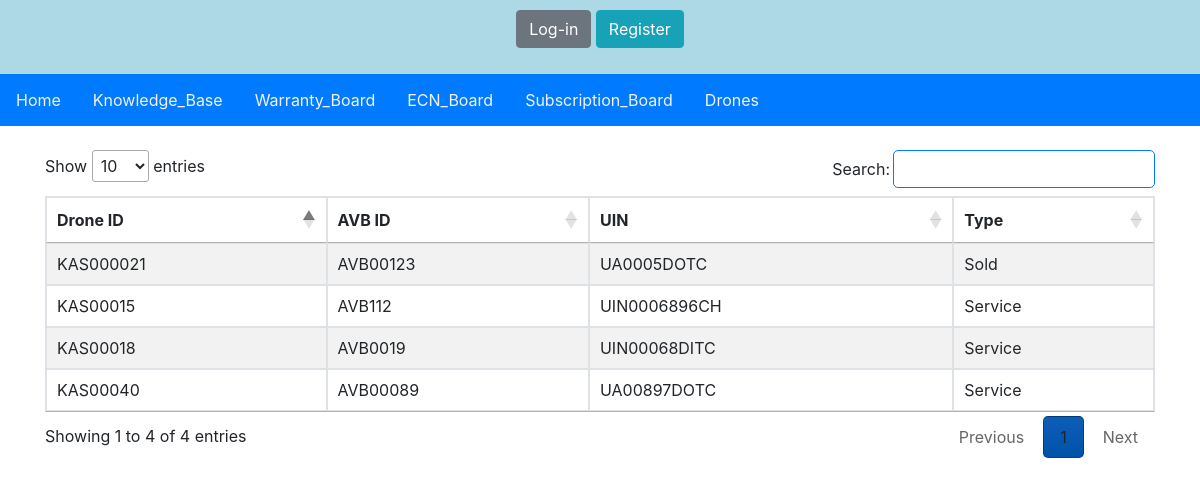
The app's page /drone/, older data.
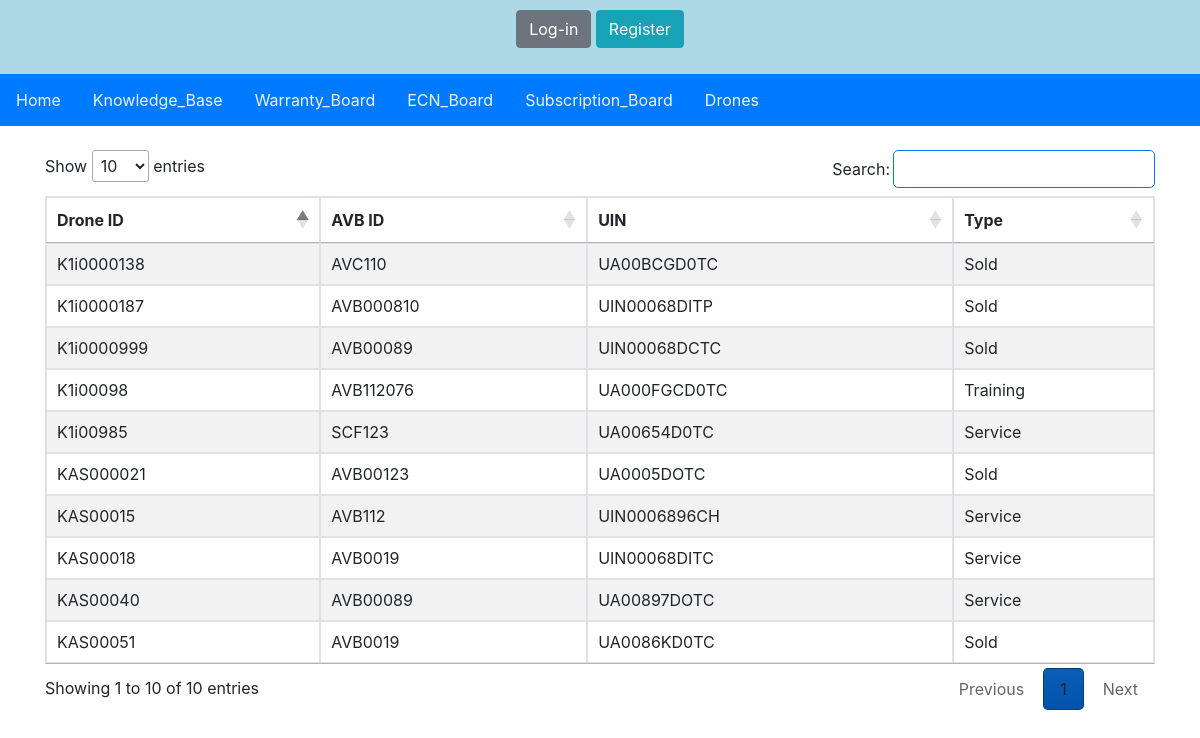
The same page, newer data.
### main/models.py (models this page shows, shortened)
class Drone(models.Model):
    id = models.AutoField(primary_key=True)
    Drone_id = models.CharField(max_length=20, unique=True)
    UIN = models.CharField(max_length=20, unique=True)
    drone_type = models.CharField(max_length=20, choices=type_drone, default=1)
    AVB = models.CharField(max_length=20)
    Timble_module = models.CharField(max_length=20)
    Subscription_date = models.DateField()
    Subscription_end_date = models.DateField()
    created_on = models.DateField(auto_now_add=True)

### main/views.py (the view)
# urls.py: path('drone/', views.Drones, name='drone'),
def Drones(request):
    drones = Drone.objects.all()
    return render(request, 'drone.html', {'drones': drones})

### static/templates/drone.html (shortened to what this page needs)
{% include 'nav.html' %}
<!DOCTYPE html>
<html lang="en">
<head>
    <link rel="stylesheet" href="https://stackpath.bootstrapcdn.com/bootstrap/4.5.2/css/bootstrap.min.css">
    <link rel="stylesheet" type="text/css" href="https://cdn.datatables.net/1.11.5/css/jquery.dataTables.css">
</head>
<body>
<div class="container mt-4">
    <div class="row">
        <div class="col-md-12">
            <table id="warranties-table" class="table table-striped table-bordered" style="width:100%">
                <thead>
                <tr>
                    <th>Drone ID</th>
                    <th>AVB ID</th>
                    <th>UIN</th>
                    <th>Type</th>
                </tr>
                </thead>
                <tbody>
                {% for drone in drones %}
                <tr>
                    <td>{{ drone.Drone_id }}</td>
                    <td>{{ drone.AVB }}</td>
                    <td>{{ drone.UIN }}</td>
                    <td>{{ drone.get_drone_type_display}}</td>
                </tr>
                {% endfor %}
                </tbody>
            </table>
        </div>
    </div>
</div>
</body>
</html>

Row changes from the older to the newer data that the page shows:
added Drone: Drone_id "KAS00051", AVB "AVB0019", UIN "UA0086KD0TC", drone_type "Sold"
added Drone: Drone_id "K1i00098", AVB "AVB112076", UIN "UA000FGCD0TC", drone_type "Training"
added Drone: Drone_id "K1i0000138", AVB "AVC110", UIN "UA00BCGD0TC", drone_type "Sold"
added Drone: Drone_id "K1i0000999", AVB "AVB00089", UIN "UIN00068DCTC", drone_type "Sold"
added Drone: Drone_id "K1i0000187", AVB "AVB000810", UIN "UIN00068DITP", drone_type "Sold"
added Drone: Drone_id "K1i00985", AVB "SCF123", UIN "UA00654D0TC", drone_type "Service"
Text that changed along with them:
text written by a page script: "Show entries Search: Showing 1 to 4 of 4 entries Previous 1 Next" → "Show entries Search: Showing 1 to 10 of 10 entries Previous 1 Next"
